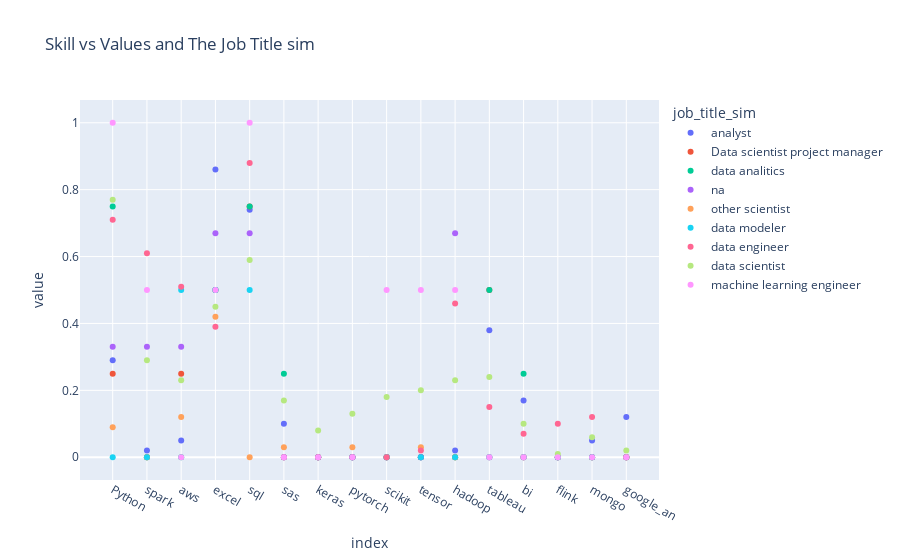

The notebook cell this image was saved under:
### Code cell
fig4 = px.scatter(df2, title='Skill vs Values and The Job Title sim')
fig4.show()

### Figure 1 — Plotly figure (JSON) as saved in the notebook; plotly's stock layout.template omitted (floating-point values rounded to 4 significant figures)
{"data": [{"hovertemplate": "job_title_sim=analyst<br>index=%{x}<br>value=%{y}<extra></extra>", "legendgroup": "analyst", "marker": {"color": "#636efa", "symbol": "circle"}, "mode": "markers", "name": "analyst", "orientation": "v", "showlegend": true, "type": "scatter", "x": ["Python", "spark", "aws", "excel", "sql", "sas", "keras", "pytorch", "scikit", "tensor", "hadoop", "tableau", "bi", "flink", "mongo", "google_an"], "xaxis": "x", "y": [0.29, 0.02, 0.05, 0.86, 0.74, 0.1, 0, 0, 0, 0, 0.02, 0.38, 0.17, 0, 0.05, 0.12], "yaxis": "y"}, {"hovertemplate": "job_title_sim=Data scientist project manager<br>index=%{x}<br>value=%{y}<extra></extra>", "legendgroup": "Data scientist project manager", "marker": {"color": "#EF553B", "symbol": "circle"}, "mode": "markers", "name": "Data scientist project manager", "orientation": "v", "showlegend": true, "type": "scatter", "x": ["Python", "spark", "aws", "excel", "sql", "sas", "keras", "pytorch", "scikit", "tensor", "hadoop", "tableau", "bi", "flink", "mongo", "google_an"], "xaxis": "x", "y": [0.25, 0, 0.25, 0.5, 0.75, 0, 0, 0, 0, 0, 0, 0.5, 0, 0, 0, 0], "yaxis": "y"}, {"hovertemplate": "job_title_sim=data analitics<br>index=%{x}<br>value=%{y}<extra></extra>", "legendgroup": "data analitics", "marker": {"color": "#00cc96", "symbol": "circle"}, "mode": "markers", "name": "data analitics", "orientation": "v", "showlegend": true, "type": "scatter", "x": ["Python", "spark", "aws", "excel", "sql", "sas", "keras", "pytorch", "scikit", "tensor", "hadoop", "tableau", "bi", "flink", "mongo", "google_an"], "xaxis": "x", "y": [0.75, 0, 0, 0.5, 0.75, 0.25, 0, 0, 0, 0, 0, 0.5, 0.25, 0, 0, 0], "yaxis": "y"}, {"hovertemplate": "job_title_sim=na<br>index=%{x}<br>value=%{y}<extra></extra>", "legendgroup": "na", "marker": {"color": "#ab63fa", "symbol": "circle"}, "mode": "markers", "name": "na", "orientation": "v", "showlegend": true, "type": "scatter", "x": ["Python", "spark", "aws", "excel", "sql", "sas", "keras", "pytorch", "scikit", "tensor", "hadoop", "tableau", "bi", "flink", "mongo", "google_an"], "xaxis": "x", "y": [0.33, 0.33, 0.33, 0.67, 0.67, 0, 0, 0, 0, 0, 0.67, 0, 0, 0, 0, 0], "yaxis": "y"}, {"hovertemplate": "job_title_sim=other scientist<br>index=%{x}<br>value=%{y}<extra></extra>", "legendgroup": "other scientist", "marker": {"color": "#FFA15A", "symbol": "circle"}, "mode": "markers", "name": "other scientist", "orientation": "v", "showlegend": true, "type": "scatter", "x": ["Python", "spark", "aws", "excel", "sql", "sas", "keras", "pytorch", "scikit", "tensor", "hadoop", "tableau", "bi", "flink", "mongo", "google_an"], "xaxis": "x", "y": [0.09, 0, 0.12, 0.42, 0, 0.03, 0, 0.03, 0, 0.03, 0, 0, 0, 0, 0, 0], "yaxis": "y"}, {"hovertemplate": "job_title_sim=data modeler<br>index=%{x}<br>value=%{y}<extra></extra>", "legendgroup": "data modeler", "marker": {"color": "#19d3f3", "symbol": "circle"}, "mode": "markers", "name": "data modeler", "orientation": "v", "showlegend": true, "type": "scatter", "x": ["Python", "spark", "aws", "excel", "sql", "sas", "keras", "pytorch", "scikit", "tensor", "hadoop", "tableau", "bi", "flink", "mongo", "google_an"], "xaxis": "x", "y": [0, 0, 0.5, 0.5, 0.5, 0, 0, 0, 0, 0, 0, 0, 0, 0, 0, 0], "yaxis": "y"}, {"hovertemplate": "job_title_sim=data engineer<br>index=%{x}<br>value=%{y}<extra></extra>", "legendgroup": "data engineer", "marker": {"color": "#FF6692", "symbol": "circle"}, "mode": "markers", "name": "data engineer", "orientation": "v", "showlegend": true, "type": "scatter", "x": ["Python", "spark", "aws", "excel", "sql", "sas", "keras", "pytorch", "scikit", "tensor", "hadoop", "tableau", "bi", "flink", "mongo", "google_an"], "xaxis": "x", "y": [0.71, 0.61, 0.51, 0.39, 0.88, 0, 0, 0, 0, 0.02, 0.46, 0.15, 0.07, 0.1, 0.12, 0], "yaxis": "y"}, {"hovertemplate": "job_title_sim=data scientist<br>index=%{x}<br>value=%{y}<extra></extra>", "legendgroup": "data scientist", "marker": {"color": "#B6E880", "symbol": "circle"}, "mode": "markers", "name": "data scientist", "orientation": "v", "showlegend": true, "type": "scatter", "x": ["Python", "spark", "aws", "excel", "sql", "sas", "keras", "pytorch", "scikit", "tensor", "hadoop", "tableau", "bi", "flink", "mongo", "google_an"], "xaxis": "x", "y": [0.77, 0.29, 0.23, 0.45, 0.59, 0.17, 0.08, 0.13, 0.18, 0.2, 0.23, 0.24, 0.1, 0.01, 0.06, 0.02], "yaxis": "y"}, {"hovertemplate": "job_title_sim=machine learning engineer<br>index=%{x}<br>value=%{y}<extra></extra>", "legendgroup": "machine learning engineer", "marker": {"color": "#FF97FF", "symbol": "circle"}, "mode": "markers", "name": "machine learning engineer", "orientation": "v", "showlegend": true, "type": "scatter", "x": ["Python", "spark", "aws", "excel", "sql", "sas", "keras", "pytorch", "scikit", "tensor", "hadoop", "tableau", "bi", "flink", "mongo", "google_an"], "xaxis": "x", "y": [1, 0.5, 0, 0.5, 1, 0, 0, 0, 0.5, 0.5, 0.5, 0, 0, 0, 0, 0], "yaxis": "y"}], "layout": {"legend": {"title": {"text": "job_title_sim"}, "tracegroupgap": 0}, "title": {"text": "Skill vs Values and The Job Title sim"}, "xaxis": {"anchor": "y", "domain": [0, 1], "title": {"text": "index"}}, "yaxis": {"anchor": "x", "domain": [0, 1], "title": {"text": "value"}}}}
